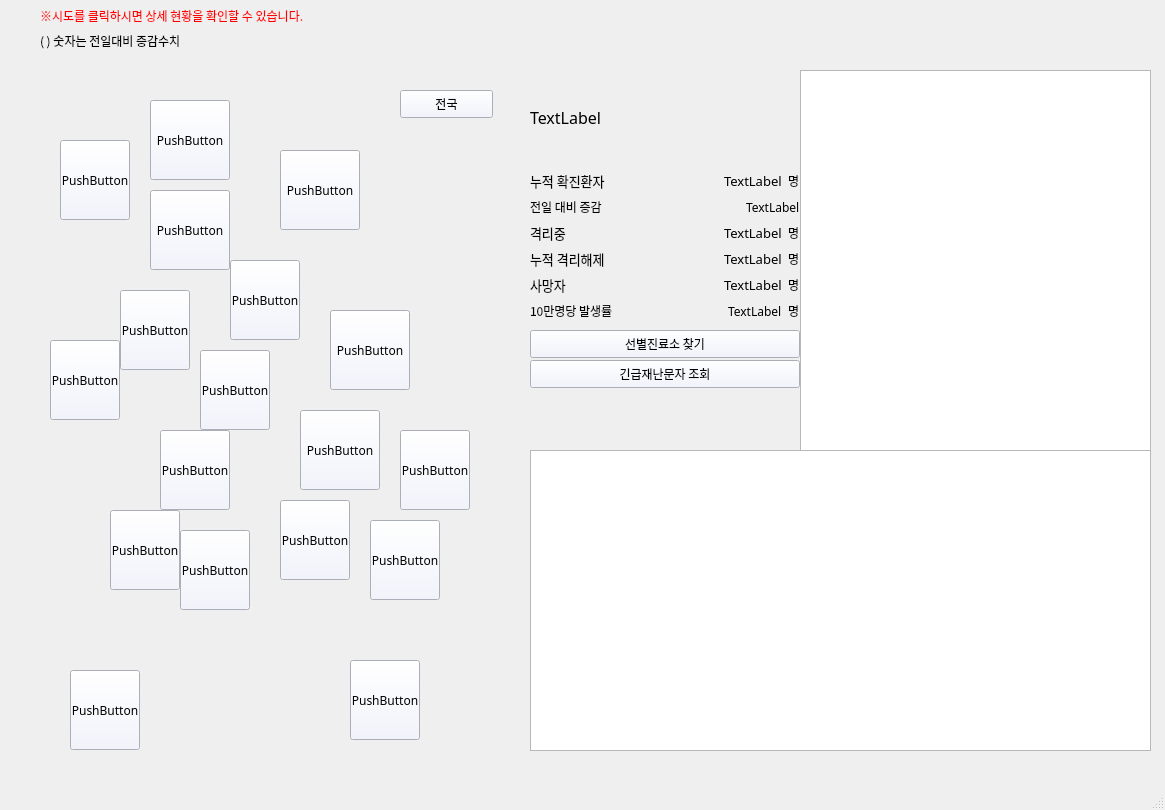
<?xml version="1.0" encoding="UTF-8"?>
<ui version="4.0">
 <class>InfectStatus</class>
 <widget class="QMainWindow" name="InfectStatus">
  <property name="geometry">
   <rect>
    <x>0</x>
    <y>0</y>
    <width>1165</width>
    <height>810</height>
   </rect>
  </property>
  <property name="windowTitle">
   <string>InfectStatus</string>
  </property>
  <property name="windowIcon">
   <iconset resource="resource.qrc">
    <normaloff>:/rec/img/3.png</normaloff>:/rec/img/3.png</iconset>
  </property>
  <property name="styleSheet">
   <string notr="true"/>
  </property>
  <widget class="QWidget" name="centralwidget">
   <widget class="QLabel" name="label">
    <property name="geometry">
     <rect>
      <x>30</x>
      <y>60</y>
      <width>500</width>
      <height>700</height>
     </rect>
    </property>
    <property name="text">
     <string/>
    </property>
    <property name="pixmap">
     <pixmap resource="resource.qrc">:/rec/img/한반도.PNG</pixmap>
    </property>
   </widget>
   <widget class="QPushButton" name="gwangjuBtn">
    <property name="geometry">
     <rect>
      <x>110</x>
      <y>510</y>
      <width>70</width>
      <height>80</height>
     </rect>
    </property>
    <property name="font">
     <font>
      <family>MD이솝체</family>
     </font>
    </property>
    <property name="styleSheet">
     <string notr="true">background-color: rgb(240, 243, 255);</string>
    </property>
    <property name="text">
     <string>PushButton</string>
    </property>
   </widget>
   <widget class="QPushButton" name="gyeongnamBtn">
    <property name="geometry">
     <rect>
      <x>280</x>
      <y>500</y>
      <width>70</width>
      <height>80</height>
     </rect>
    </property>
    <property name="palette">
     <palette>
      <active>
       <colorrole role="Button">
        <brush brushstyle="SolidPattern">
         <color alpha="255">
          <red>240</red>
          <green>243</green>
          <blue>255</blue>
         </color>
        </brush>
       </colorrole>
       <colorrole role="Base">
        <brush brushstyle="SolidPattern">
         <color alpha="255">
          <red>240</red>
          <green>243</green>
          <blue>255</blue>
         </color>
        </brush>
       </colorrole>
       <colorrole role="Window">
        <brush brushstyle="SolidPattern">
         <color alpha="255">
          <red>240</red>
          <green>243</green>
          <blue>255</blue>
         </color>
        </brush>
       </colorrole>
      </active>
      <inactive>
       <colorrole role="Button">
        <brush brushstyle="SolidPattern">
         <color alpha="255">
          <red>240</red>
          <green>243</green>
          <blue>255</blue>
         </color>
        </brush>
       </colorrole>
       <colorrole role="Base">
        <brush brushstyle="SolidPattern">
         <color alpha="255">
          <red>240</red>
          <green>243</green>
          <blue>255</blue>
         </color>
        </brush>
       </colorrole>
       <colorrole role="Window">
        <brush brushstyle="SolidPattern">
         <color alpha="255">
          <red>240</red>
          <green>243</green>
          <blue>255</blue>
         </color>
        </brush>
       </colorrole>
      </inactive>
      <disabled>
       <colorrole role="Button">
        <brush brushstyle="SolidPattern">
         <color alpha="255">
          <red>240</red>
          <green>243</green>
          <blue>255</blue>
         </color>
        </brush>
       </colorrole>
       <colorrole role="Base">
        <brush brushstyle="SolidPattern">
         <color alpha="255">
          <red>240</red>
          <green>243</green>
          <blue>255</blue>
         </color>
        </brush>
       </colorrole>
       <colorrole role="Window">
        <brush brushstyle="SolidPattern">
         <color alpha="255">
          <red>240</red>
          <green>243</green>
          <blue>255</blue>
         </color>
        </brush>
       </colorrole>
      </disabled>
     </palette>
    </property>
    <property name="font">
     <font>
      <family>MD이솝체</family>
     </font>
    </property>
    <property name="styleSheet">
     <string notr="true">background-color: rgb(240, 243, 255);</string>
    </property>
    <property name="text">
     <string>PushButton</string>
    </property>
   </widget>
   <widget class="QPushButton" name="seoulBtn">
    <property name="geometry">
     <rect>
      <x>150</x>
      <y>100</y>
      <width>80</width>
      <height>80</height>
     </rect>
    </property>
    <property name="font">
     <font>
      <family>MD이솝체</family>
     </font>
    </property>
    <property name="styleSheet">
     <string notr="true">background-color: rgb(240, 243, 255);</string>
    </property>
    <property name="text">
     <string>PushButton</string>
    </property>
   </widget>
   <widget class="QPushButton" name="gyeonggiBtn">
    <property name="geometry">
     <rect>
      <x>150</x>
      <y>190</y>
      <width>80</width>
      <height>80</height>
     </rect>
    </property>
    <property name="font">
     <font>
      <family>MD이솝체</family>
     </font>
    </property>
    <property name="styleSheet">
     <string notr="true">background-color: rgb(240, 243, 255);</string>
    </property>
    <property name="text">
     <string>PushButton</string>
    </property>
   </widget>
   <widget class="QPushButton" name="chungnamBtn">
    <property name="geometry">
     <rect>
      <x>50</x>
      <y>340</y>
      <width>70</width>
      <height>80</height>
     </rect>
    </property>
    <property name="font">
     <font>
      <family>MD이솝체</family>
     </font>
    </property>
    <property name="styleSheet">
     <string notr="true">background-color: rgb(240, 243, 255);</string>
    </property>
    <property name="text">
     <string>PushButton</string>
    </property>
   </widget>
   <widget class="QPushButton" name="daejeonBtn">
    <property name="geometry">
     <rect>
      <x>200</x>
      <y>350</y>
      <width>70</width>
      <height>80</height>
     </rect>
    </property>
    <property name="font">
     <font>
      <family>MD이솝체</family>
     </font>
    </property>
    <property name="styleSheet">
     <string notr="true">background-color: rgb(240, 243, 255);</string>
    </property>
    <property name="text">
     <string>PushButton</string>
    </property>
   </widget>
   <widget class="QPushButton" name="jeonbukBtn">
    <property name="geometry">
     <rect>
      <x>160</x>
      <y>430</y>
      <width>70</width>
      <height>80</height>
     </rect>
    </property>
    <property name="font">
     <font>
      <family>MD이솝체</family>
     </font>
    </property>
    <property name="styleSheet">
     <string notr="true">background-color: rgb(240, 243, 255);</string>
    </property>
    <property name="text">
     <string>PushButton</string>
    </property>
   </widget>
   <widget class="QPushButton" name="jeonnamBtn">
    <property name="geometry">
     <rect>
      <x>180</x>
      <y>530</y>
      <width>70</width>
      <height>80</height>
     </rect>
    </property>
    <property name="font">
     <font>
      <family>MD이솝체</family>
     </font>
    </property>
    <property name="styleSheet">
     <string notr="true">background-color: rgb(240, 243, 255);</string>
    </property>
    <property name="text">
     <string>PushButton</string>
    </property>
   </widget>
   <widget class="QPushButton" name="jejuBtn">
    <property name="geometry">
     <rect>
      <x>70</x>
      <y>670</y>
      <width>70</width>
      <height>80</height>
     </rect>
    </property>
    <property name="font">
     <font>
      <family>MD이솝체</family>
     </font>
    </property>
    <property name="styleSheet">
     <string notr="true">background-color: rgb(240, 243, 255);</string>
    </property>
    <property name="text">
     <string>PushButton</string>
    </property>
   </widget>
   <widget class="QPushButton" name="busanBtn">
    <property name="geometry">
     <rect>
      <x>370</x>
      <y>520</y>
      <width>70</width>
      <height>80</height>
     </rect>
    </property>
    <property name="font">
     <font>
      <family>MD이솝체</family>
     </font>
    </property>
    <property name="styleSheet">
     <string notr="true">background-color: rgb(240, 243, 255);</string>
    </property>
    <property name="text">
     <string>PushButton</string>
    </property>
   </widget>
   <widget class="QPushButton" name="ulsanBtn">
    <property name="geometry">
     <rect>
      <x>400</x>
      <y>430</y>
      <width>70</width>
      <height>80</height>
     </rect>
    </property>
    <property name="palette">
     <palette>
      <active>
       <colorrole role="Button">
        <brush brushstyle="SolidPattern">
         <color alpha="255">
          <red>240</red>
          <green>243</green>
          <blue>255</blue>
         </color>
        </brush>
       </colorrole>
       <colorrole role="Base">
        <brush brushstyle="SolidPattern">
         <color alpha="255">
          <red>240</red>
          <green>243</green>
          <blue>255</blue>
         </color>
        </brush>
       </colorrole>
       <colorrole role="Window">
        <brush brushstyle="SolidPattern">
         <color alpha="255">
          <red>240</red>
          <green>243</green>
          <blue>255</blue>
         </color>
        </brush>
       </colorrole>
      </active>
      <inactive>
       <colorrole role="Button">
        <brush brushstyle="SolidPattern">
         <color alpha="255">
          <red>240</red>
          <green>243</green>
          <blue>255</blue>
         </color>
        </brush>
       </colorrole>
       <colorrole role="Base">
        <brush brushstyle="SolidPattern">
         <color alpha="255">
          <red>240</red>
          <green>243</green>
          <blue>255</blue>
         </color>
        </brush>
       </colorrole>
       <colorrole role="Window">
        <brush brushstyle="SolidPattern">
         <color alpha="255">
          <red>240</red>
          <green>243</green>
          <blue>255</blue>
         </color>
        </brush>
       </colorrole>
      </inactive>
      <disabled>
       <colorrole role="Button">
        <brush brushstyle="SolidPattern">
         <color alpha="255">
          <red>240</red>
          <green>243</green>
          <blue>255</blue>
         </color>
        </brush>
       </colorrole>
       <colorrole role="Base">
        <brush brushstyle="SolidPattern">
         <color alpha="255">
          <red>240</red>
          <green>243</green>
          <blue>255</blue>
         </color>
        </brush>
       </colorrole>
       <colorrole role="Window">
        <brush brushstyle="SolidPattern">
         <color alpha="255">
          <red>240</red>
          <green>243</green>
          <blue>255</blue>
         </color>
        </brush>
       </colorrole>
      </disabled>
     </palette>
    </property>
    <property name="font">
     <font>
      <family>MD이솝체</family>
     </font>
    </property>
    <property name="styleSheet">
     <string notr="true">background-color: rgb(240, 243, 255);</string>
    </property>
    <property name="text">
     <string>PushButton</string>
    </property>
   </widget>
   <widget class="QPushButton" name="daeguBtn">
    <property name="geometry">
     <rect>
      <x>300</x>
      <y>410</y>
      <width>80</width>
      <height>80</height>
     </rect>
    </property>
    <property name="font">
     <font>
      <family>MD이솝체</family>
     </font>
    </property>
    <property name="styleSheet">
     <string notr="true">background-color: rgb(240, 243, 255);</string>
    </property>
    <property name="text">
     <string>PushButton</string>
    </property>
   </widget>
   <widget class="QPushButton" name="gyeongbukBtn">
    <property name="geometry">
     <rect>
      <x>330</x>
      <y>310</y>
      <width>80</width>
      <height>80</height>
     </rect>
    </property>
    <property name="font">
     <font>
      <family>MD이솝체</family>
     </font>
    </property>
    <property name="styleSheet">
     <string notr="true">background-color: rgb(240, 243, 255);</string>
    </property>
    <property name="text">
     <string>PushButton</string>
    </property>
   </widget>
   <widget class="QPushButton" name="chungbukBtn">
    <property name="geometry">
     <rect>
      <x>230</x>
      <y>260</y>
      <width>70</width>
      <height>80</height>
     </rect>
    </property>
    <property name="font">
     <font>
      <family>MD이솝체</family>
     </font>
    </property>
    <property name="styleSheet">
     <string notr="true">background-color: rgb(240, 243, 255);</string>
    </property>
    <property name="text">
     <string>PushButton</string>
    </property>
   </widget>
   <widget class="QPushButton" name="gangwonBtn">
    <property name="geometry">
     <rect>
      <x>280</x>
      <y>150</y>
      <width>80</width>
      <height>80</height>
     </rect>
    </property>
    <property name="font">
     <font>
      <family>MD이솝체</family>
     </font>
    </property>
    <property name="styleSheet">
     <string notr="true">background-color: rgb(240, 243, 255);</string>
    </property>
    <property name="text">
     <string>PushButton</string>
    </property>
   </widget>
   <widget class="QPushButton" name="examineBtn">
    <property name="geometry">
     <rect>
      <x>350</x>
      <y>660</y>
      <width>70</width>
      <height>80</height>
     </rect>
    </property>
    <property name="font">
     <font>
      <family>MD이솝체</family>
     </font>
    </property>
    <property name="styleSheet">
     <string notr="true">background-color: rgb(240, 243, 255);</string>
    </property>
    <property name="text">
     <string>PushButton</string>
    </property>
   </widget>
   <widget class="QPushButton" name="sejongBtn">
    <property name="geometry">
     <rect>
      <x>120</x>
      <y>290</y>
      <width>70</width>
      <height>80</height>
     </rect>
    </property>
    <property name="font">
     <font>
      <family>MD이솝체</family>
     </font>
    </property>
    <property name="styleSheet">
     <string notr="true">background-color: rgb(240, 243, 255);</string>
    </property>
    <property name="text">
     <string>PushButton</string>
    </property>
   </widget>
   <widget class="QPushButton" name="incheonBtn">
    <property name="geometry">
     <rect>
      <x>60</x>
      <y>140</y>
      <width>70</width>
      <height>80</height>
     </rect>
    </property>
    <property name="font">
     <font>
      <family>MD이솝체</family>
     </font>
    </property>
    <property name="styleSheet">
     <string notr="true">background-color: rgb(240, 243, 255);</string>
    </property>
    <property name="text">
     <string>PushButton</string>
    </property>
   </widget>
   <widget class="QLabel" name="label_2">
    <property name="geometry">
     <rect>
      <x>40</x>
      <y>5</y>
      <width>481</width>
      <height>21</height>
     </rect>
    </property>
    <property name="font">
     <font>
      <family>한컴 윤체 M</family>
      <weight>50</weight>
      <bold>false</bold>
     </font>
    </property>
    <property name="styleSheet">
     <string notr="true">color: rgb(255, 0, 0);</string>
    </property>
    <property name="text">
     <string>※시도를 클릭하시면 상세 현황을 확인할 수 있습니다.</string>
    </property>
   </widget>
   <widget class="QLabel" name="label_3">
    <property name="geometry">
     <rect>
      <x>40</x>
      <y>30</y>
      <width>301</width>
      <height>21</height>
     </rect>
    </property>
    <property name="font">
     <font>
      <family>한컴 윤체 M</family>
      <weight>50</weight>
      <bold>false</bold>
     </font>
    </property>
    <property name="text">
     <string>( ) 숫자는 전일대비 증감수치</string>
    </property>
   </widget>
   <widget class="QPushButton" name="DisasterBtn">
    <property name="geometry">
     <rect>
      <x>530</x>
      <y>360</y>
      <width>270</width>
      <height>28</height>
     </rect>
    </property>
    <property name="font">
     <font>
      <family>한컴 백제 M</family>
     </font>
    </property>
    <property name="focusPolicy">
     <enum>Qt::NoFocus</enum>
    </property>
    <property name="styleSheet">
     <string notr="true">background-color: rgb(240, 243, 255);</string>
    </property>
    <property name="text">
     <string>긴급재난문자 조회</string>
    </property>
   </widget>
   <widget class="QPushButton" name="GoogleBtn">
    <property name="geometry">
     <rect>
      <x>530</x>
      <y>330</y>
      <width>270</width>
      <height>28</height>
     </rect>
    </property>
    <property name="font">
     <font>
      <family>한컴 백제 M</family>
     </font>
    </property>
    <property name="focusPolicy">
     <enum>Qt::NoFocus</enum>
    </property>
    <property name="styleSheet">
     <string notr="true">background-color: rgb(240, 243, 255);</string>
    </property>
    <property name="text">
     <string>선별진료소 찾기</string>
    </property>
   </widget>
   <widget class="QLabel" name="label_16">
    <property name="geometry">
     <rect>
      <x>260</x>
      <y>660</y>
      <width>81</width>
      <height>81</height>
     </rect>
    </property>
    <property name="text">
     <string/>
    </property>
    <property name="pixmap">
     <pixmap resource="resource.qrc">:/rec/img/금지.png</pixmap>
    </property>
    <property name="scaledContents">
     <bool>true</bool>
    </property>
   </widget>
   <widget class="QChartView" name="chartgraphicsView">
    <property name="geometry">
     <rect>
      <x>530</x>
      <y>450</y>
      <width>621</width>
      <height>301</height>
     </rect>
    </property>
   </widget>
   <widget class="QPushButton" name="totalBtn">
    <property name="geometry">
     <rect>
      <x>400</x>
      <y>90</y>
      <width>93</width>
      <height>28</height>
     </rect>
    </property>
    <property name="font">
     <font>
      <family>MD이솝체</family>
     </font>
    </property>
    <property name="focusPolicy">
     <enum>Qt::NoFocus</enum>
    </property>
    <property name="styleSheet">
     <string notr="true">background-color: rgb(240, 243, 255);</string>
    </property>
    <property name="text">
     <string>전국</string>
    </property>
   </widget>
   <widget class="QChartView" name="PiegraphicsView">
    <property name="geometry">
     <rect>
      <x>800</x>
      <y>70</y>
      <width>351</width>
      <height>381</height>
     </rect>
    </property>
   </widget>
   <widget class="QWidget" name="layoutWidget">
    <property name="geometry">
     <rect>
      <x>530</x>
      <y>70</y>
      <width>270</width>
      <height>251</height>
     </rect>
    </property>
    <layout class="QVBoxLayout" name="verticalLayout_2">
     <item>
      <widget class="QLabel" name="gubunLabel">
       <property name="font">
        <font>
         <family>한컴 윤고딕 230</family>
         <pointsize>12</pointsize>
         <weight>50</weight>
         <bold>false</bold>
        </font>
       </property>
       <property name="text">
        <string>TextLabel</string>
       </property>
      </widget>
     </item>
     <item>
      <layout class="QVBoxLayout" name="verticalLayout">
       <item>
        <layout class="QHBoxLayout" name="horizontalLayout">
         <item>
          <widget class="QLabel" name="label_4">
           <property name="font">
            <font>
             <family>한컴 윤고딕 230</family>
             <pointsize>10</pointsize>
             <weight>50</weight>
             <bold>false</bold>
            </font>
           </property>
           <property name="text">
            <string>누적 확진환자</string>
           </property>
          </widget>
         </item>
         <item>
          <spacer name="horizontalSpacer_6">
           <property name="orientation">
            <enum>Qt::Horizontal</enum>
           </property>
           <property name="sizeHint" stdset="0">
            <size>
             <width>40</width>
             <height>20</height>
            </size>
           </property>
          </spacer>
         </item>
         <item>
          <widget class="QLabel" name="confirmLabel">
           <property name="font">
            <font>
             <family>한컴 윤고딕 230</family>
             <pointsize>10</pointsize>
             <weight>50</weight>
             <bold>false</bold>
            </font>
           </property>
           <property name="text">
            <string>TextLabel</string>
           </property>
          </widget>
         </item>
         <item>
          <widget class="QLabel" name="label_10">
           <property name="font">
            <font>
             <family>한컴 윤고딕 230</family>
             <weight>50</weight>
             <bold>false</bold>
            </font>
           </property>
           <property name="text">
            <string>명</string>
           </property>
          </widget>
         </item>
        </layout>
       </item>
       <item>
        <layout class="QHBoxLayout" name="horizontalLayout_2">
         <item>
          <widget class="QLabel" name="label_9">
           <property name="font">
            <font>
             <family>한컴 윤고딕 230</family>
             <weight>50</weight>
             <bold>false</bold>
            </font>
           </property>
           <property name="styleSheet">
            <string notr="true"/>
           </property>
           <property name="text">
            <string>전일 대비 증감</string>
           </property>
          </widget>
         </item>
         <item>
          <spacer name="horizontalSpacer_5">
           <property name="orientation">
            <enum>Qt::Horizontal</enum>
           </property>
           <property name="sizeHint" stdset="0">
            <size>
             <width>40</width>
             <height>20</height>
            </size>
           </property>
          </spacer>
         </item>
         <item>
          <widget class="QLabel" name="increaseLabel">
           <property name="font">
            <font>
             <family>한컴 윤고딕 230</family>
             <weight>50</weight>
             <bold>false</bold>
            </font>
           </property>
           <property name="text">
            <string>TextLabel</string>
           </property>
          </widget>
         </item>
        </layout>
       </item>
       <item>
        <layout class="QHBoxLayout" name="horizontalLayout_3">
         <item>
          <widget class="QLabel" name="label_8">
           <property name="font">
            <font>
             <family>한컴 윤고딕 230</family>
             <pointsize>10</pointsize>
             <weight>50</weight>
             <bold>false</bold>
            </font>
           </property>
           <property name="text">
            <string>격리중</string>
           </property>
          </widget>
         </item>
         <item>
          <spacer name="horizontalSpacer_4">
           <property name="orientation">
            <enum>Qt::Horizontal</enum>
           </property>
           <property name="sizeHint" stdset="0">
            <size>
             <width>40</width>
             <height>20</height>
            </size>
           </property>
          </spacer>
         </item>
         <item>
          <widget class="QLabel" name="isolaionLabel">
           <property name="font">
            <font>
             <family>한컴 윤고딕 230</family>
             <pointsize>10</pointsize>
             <weight>50</weight>
             <bold>false</bold>
            </font>
           </property>
           <property name="text">
            <string>TextLabel</string>
           </property>
          </widget>
         </item>
         <item>
          <widget class="QLabel" name="label_12">
           <property name="font">
            <font>
             <family>한컴 윤고딕 230</family>
             <weight>50</weight>
             <bold>false</bold>
            </font>
           </property>
           <property name="text">
            <string>명</string>
           </property>
          </widget>
         </item>
        </layout>
       </item>
       <item>
        <layout class="QHBoxLayout" name="horizontalLayout_4">
         <item>
          <widget class="QLabel" name="label_7">
           <property name="font">
            <font>
             <family>한컴 윤고딕 230</family>
             <pointsize>10</pointsize>
             <weight>50</weight>
             <bold>false</bold>
            </font>
           </property>
           <property name="text">
            <string>누적 격리해제</string>
           </property>
          </widget>
         </item>
         <item>
          <spacer name="horizontalSpacer_3">
           <property name="orientation">
            <enum>Qt::Horizontal</enum>
           </property>
           <property name="sizeHint" stdset="0">
            <size>
             <width>40</width>
             <height>20</height>
            </size>
           </property>
          </spacer>
         </item>
         <item>
          <widget class="QLabel" name="releaseLabel">
           <property name="font">
            <font>
             <family>한컴 윤고딕 230</family>
             <pointsize>10</pointsize>
             <weight>50</weight>
             <bold>false</bold>
            </font>
           </property>
           <property name="text">
            <string>TextLabel</string>
           </property>
          </widget>
         </item>
         <item>
          <widget class="QLabel" name="label_13">
           <property name="font">
            <font>
             <family>한컴 윤고딕 230</family>
             <weight>50</weight>
             <bold>false</bold>
            </font>
           </property>
           <property name="text">
            <string>명</string>
           </property>
          </widget>
         </item>
        </layout>
       </item>
       <item>
        <layout class="QHBoxLayout" name="horizontalLayout_5">
         <item>
          <widget class="QLabel" name="label_5">
           <property name="font">
            <font>
             <family>한컴 윤고딕 230</family>
             <pointsize>10</pointsize>
             <weight>50</weight>
             <bold>false</bold>
            </font>
           </property>
           <property name="text">
            <string>사망자</string>
           </property>
          </widget>
         </item>
         <item>
          <spacer name="horizontalSpacer_2">
           <property name="orientation">
            <enum>Qt::Horizontal</enum>
           </property>
           <property name="sizeHint" stdset="0">
            <size>
             <width>40</width>
             <height>20</height>
            </size>
           </property>
          </spacer>
         </item>
         <item>
          <widget class="QLabel" name="deathLabel">
           <property name="font">
            <font>
             <family>한컴 윤고딕 230</family>
             <pointsize>10</pointsize>
             <weight>50</weight>
             <bold>false</bold>
            </font>
           </property>
           <property name="text">
            <string>TextLabel</string>
           </property>
          </widget>
         </item>
         <item>
          <widget class="QLabel" name="label_14">
           <property name="font">
            <font>
             <family>한컴 윤고딕 230</family>
             <weight>50</weight>
             <bold>false</bold>
            </font>
           </property>
           <property name="text">
            <string>명</string>
           </property>
          </widget>
         </item>
        </layout>
       </item>
       <item>
        <layout class="QHBoxLayout" name="horizontalLayout_6">
         <item>
          <widget class="QLabel" name="label_6">
           <property name="font">
            <font>
             <family>한컴 윤고딕 230</family>
             <weight>50</weight>
             <bold>false</bold>
            </font>
           </property>
           <property name="text">
            <string>10만명당 발생률</string>
           </property>
          </widget>
         </item>
         <item>
          <spacer name="horizontalSpacer">
           <property name="orientation">
            <enum>Qt::Horizontal</enum>
           </property>
           <property name="sizeHint" stdset="0">
            <size>
             <width>40</width>
             <height>20</height>
            </size>
           </property>
          </spacer>
         </item>
         <item>
          <widget class="QLabel" name="rateLabel">
           <property name="font">
            <font>
             <family>한컴 윤고딕 230</family>
             <weight>50</weight>
             <bold>false</bold>
            </font>
           </property>
           <property name="text">
            <string>TextLabel</string>
           </property>
          </widget>
         </item>
         <item>
          <widget class="QLabel" name="label_15">
           <property name="font">
            <font>
             <family>한컴 윤고딕 230</family>
             <weight>50</weight>
             <bold>false</bold>
            </font>
           </property>
           <property name="text">
            <string>명</string>
           </property>
          </widget>
         </item>
        </layout>
       </item>
      </layout>
     </item>
    </layout>
   </widget>
   <zorder>chartgraphicsView</zorder>
   <zorder>label</zorder>
   <zorder>label_16</zorder>
   <zorder>gwangjuBtn</zorder>
   <zorder>gyeongnamBtn</zorder>
   <zorder>seoulBtn</zorder>
   <zorder>gyeonggiBtn</zorder>
   <zorder>chungnamBtn</zorder>
   <zorder>daejeonBtn</zorder>
   <zorder>jeonbukBtn</zorder>
   <zorder>jeonnamBtn</zorder>
   <zorder>jejuBtn</zorder>
   <zorder>busanBtn</zorder>
   <zorder>ulsanBtn</zorder>
   <zorder>daeguBtn</zorder>
   <zorder>gyeongbukBtn</zorder>
   <zorder>chungbukBtn</zorder>
   <zorder>gangwonBtn</zorder>
   <zorder>examineBtn</zorder>
   <zorder>sejongBtn</zorder>
   <zorder>incheonBtn</zorder>
   <zorder>label_2</zorder>
   <zorder>label_3</zorder>
   <zorder>DisasterBtn</zorder>
   <zorder>GoogleBtn</zorder>
   <zorder>layoutWidget</zorder>
   <zorder>totalBtn</zorder>
   <zorder>PiegraphicsView</zorder>
  </widget>
  <widget class="QMenuBar" name="menubar">
   <property name="geometry">
    <rect>
     <x>0</x>
     <y>0</y>
     <width>1165</width>
     <height>26</height>
    </rect>
   </property>
  </widget>
  <widget class="QStatusBar" name="statusbar">
   <property name="font">
    <font>
     <family>Arial</family>
     <weight>75</weight>
     <bold>true</bold>
    </font>
   </property>
  </widget>
 </widget>
 <customwidgets>
  <customwidget>
   <class>QChartView</class>
   <extends>QGraphicsView</extends>
   <header location="global">QtCharts</header>
  </customwidget>
 </customwidgets>
 <resources>
  <include location="resource.qrc"/>
 </resources>
 <connections/>
</ui>
